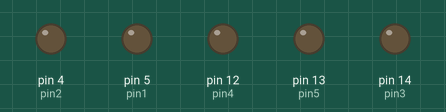
Simulated run of this sketch. Board: Arduino Uno, built with avr-gcc and run on an emulated ATmega328P. Parts: output pins drawn as LEDs (lit = HIGH).

Above: at 0.02 s.
At 0.25 s:
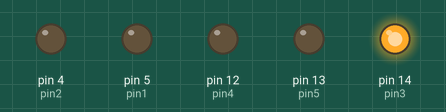
At 0.55 s:
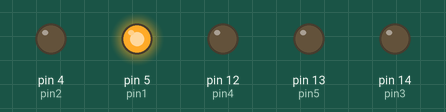
At 0.97 s:
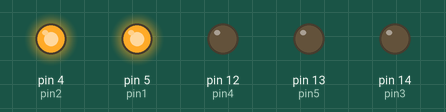
At 1.4 s:
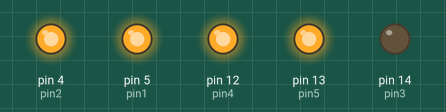
At 2.8 s:
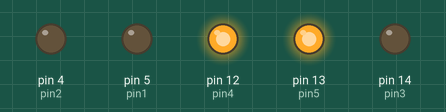
Timing chart, 0 to 3.1 s (numbered marks = the images above):
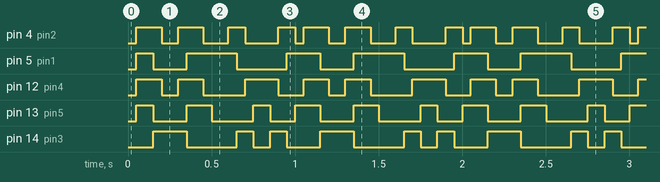

Measured:
- by itself, pin 4 (pin2): repeats every 1.0 s: LOW 0.10 s, HIGH 0.15 s, LOW 0.15 s, HIGH 0.10 s, LOW 0.20 s, HIGH 0.10 s, LOW 0.05 s, HIGH 0.15 s
- by itself, pin 5 (pin1): repeats every 1.0 s: LOW 0.20 s, HIGH 0.30 s, LOW 0.30 s, HIGH 0.20 s
- by itself, pin 12 (pin4): repeats every 1.0 s: LOW 0.10 s, HIGH 0.15 s, LOW 0.25 s, HIGH 0.20 s, LOW 0.15 s, HIGH 0.15 s
- by itself, pin 13 (pin5): repeats every 1.0 s: LOW 0.20 s, HIGH 0.15 s, LOW 0.25 s, HIGH 0.10 s, LOW 0.15 s, HIGH 0.15 s
- by itself, pin 14 (pin3): repeats every 1.0 s: LOW 0.30 s, HIGH 0.10 s, LOW 0.10 s, HIGH 0.10 s, LOW 0.20 s, HIGH 0.20 s

The sketch:

LED_Blink_versi_prooo.ino
```cpp
#define pin1 5
#define pin2 4
#define pin3 14
#define pin4 12
#define pin5 13

class LedBlink {
  public:
    unsigned int maxTempo = 50;
    unsigned int pin;

    bool isLedOn = false;
    unsigned int currentIndexArray = 0;

    int beat[20];
    unsigned long waktuSblm; //penghitung jeda antar on dan off
    unsigned long waktuSdh;

  LedBlink(int _pin, int _beat[]){
      for (int i = 0; i < 20; ++i) {
        beat[i] = _beat[i];
      }
      pin = _pin;
      pinMode(pin, OUTPUT);
    }


  void init(){
    // inisiasi waktusblm = 0 di awal sistem dimulai
    waktuSblm = millis();
  }

  void update(){
    /*
      WaktuSdh di awal start itu = 0;
      tiap update ditingkatkan
    */
    waktuSdh = millis();

    // jika selisih sudah melebihi nilai maxtempo yang ditentukan pada array beat, maka waktusblm diupdate jadi waktusblm
    // waktuSblm akan mengupdate terus sampai nilai selisih kembali lebih besar dari maxtempo
    if((waktuSdh-waktuSblm) >= maxTempo){
      waktuSblm = waktuSdh;
      currentIndexArray++;

      // jika indek array sudah mencapai nilai length, maka index kembali ke nol
      if(currentIndexArray == 20){
        currentIndexArray = 0;
      }

      // jika beat = true, maka led on, jika beat = false, maka led off
      if (beat[currentIndexArray] == 1){
        isLedOn = true;
      }
      else{
        isLedOn = false;
      }
    }
  }

  void check(){
    // cek, jika bool led on, maka nyalakan led, jika tidak, matikan led
    if(isLedOn){
      digitalWrite(pin, HIGH);
    }else{
      digitalWrite(pin, LOW);
    }
  }
};
int beat1[] = {1,1,1,0,0,0,0,1,1,1,1,1,1,0,0,0,0,0,0,1};
int beat2[] = {0,1,1,1,0,0,1,1,1,0,0,0,1,1,0,0,0,0,1,1};
int beat3[] = {0,0,0,1,1,1,1,0,0,0,0,0,0,1,1,0,0,1,1,0};
int beat4[] = {0,1,1,1,0,0,1,1,1,0,0,0,0,0,1,1,1,1,0,0};
int beat5[] = {1,1,1,0,0,0,0,1,1,1,0,0,0,0,0,1,1,0,0,0};

LedBlink blink[] = {LedBlink(pin1, beat1),
                    LedBlink(pin2, beat2),
                    LedBlink(pin3, beat3),
                    LedBlink(pin4, beat4),
                    LedBlink(pin5, beat5)};

void setup() {
  Serial.begin(115200);
  for(int i = 0; i < 5; i++){
    blink[i].init();
  }
}

void loop() {
  for(int i = 0; i < 5; i++){
    blink[i].update();
  }
  for(int i = 0; i < 5; i++){
    blink[i].check();
  }
}
```
